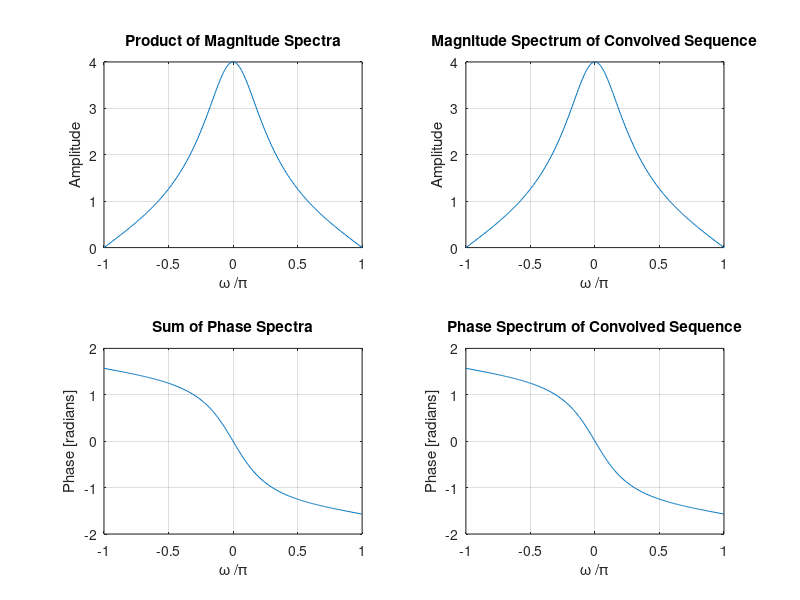

The MATLAB script that drew this image:
% Program P3_4 - modified for Q3.14
% Convolution Property of DTFT
clf;
w = -pi:2*pi/255:pi; % frequency vector
Lx1 = 0:17;
Lx2 = 2;
x1 = (0.5).^Lx1; % sequence x1
x2 = 1.0*ones(1,Lx2); % sequence x2
y = conv(x1,x2); % time domain convolution of x1 and x2
h1 = freqz(x1, 1, w); % DTFT of x1
h2 = freqz(x2, 1, w); % DTFT of x2
hp = h1.*h2; % product of h1 and h2
h3 = freqz(y,1,w); % DTFT of sequence y - should equal hp
% plot product of magnitude spectra
subplot(2,2,1)
plot(w/pi,abs(hp));grid
title('Product of Magnitude Spectra')
xlabel('\omega /\pi')
ylabel('Amplitude')
% plot magnitude spectrum of time-domain convolution
subplot(2,2,2)
plot(w/pi,abs(h3));grid
title('Magnitude Spectrum of Convolved Sequence')
xlabel('\omega /\pi')
ylabel('Amplitude')
% plot phase of frequency-domain multiplied spectra
subplot(2,2,3)
plot(w/pi,angle(hp));grid
title('Sum of Phase Spectra')
xlabel('\omega /\pi')
ylabel('Phase [radians]')
% plot phase of time-domain convolved spectra
subplot(2,2,4)
plot(w/pi,angle(h3));grid
title('Phase Spectrum of Convolved Sequence')
xlabel('\omega /\pi')
ylabel('Phase [radians]')
